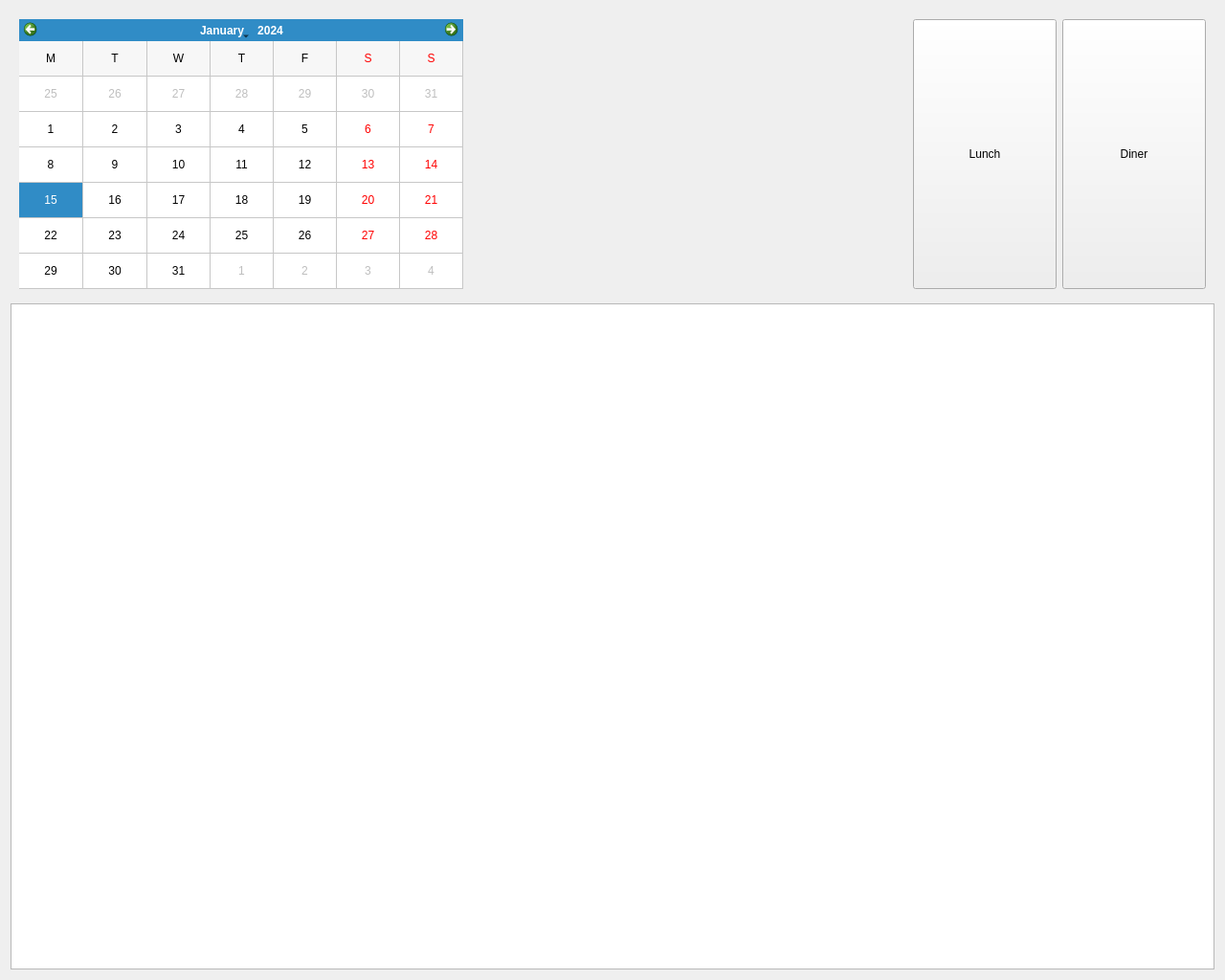
<?xml version="1.0" encoding="UTF-8"?>
<ui version="4.0">
 <class>AdminReservationsWindow</class>
 <widget class="QWidget" name="AdminReservationsWindow">
  <property name="geometry">
   <rect>
    <x>0</x>
    <y>0</y>
    <width>1280</width>
    <height>1024</height>
   </rect>
  </property>
  <property name="minimumSize">
   <size>
    <width>1280</width>
    <height>1024</height>
   </size>
  </property>
  <property name="maximumSize">
   <size>
    <width>1280</width>
    <height>1024</height>
   </size>
  </property>
  <property name="windowTitle">
   <string notr="true">Reservations</string>
  </property>
  <property name="styleSheet">
   <string notr="true"/>
  </property>
  <layout class="QVBoxLayout" name="verticalLayout">
   <item>
    <widget class="QWidget" name="searchWidget" native="true">
     <property name="minimumSize">
      <size>
       <width>0</width>
       <height>300</height>
      </size>
     </property>
     <property name="maximumSize">
      <size>
       <width>16777215</width>
       <height>300</height>
      </size>
     </property>
     <layout class="QHBoxLayout" name="horizontalLayout">
      <item>
       <widget class="QCalendarWidget" name="calendarWidget">
        <property name="minimumSize">
         <size>
          <width>0</width>
          <height>0</height>
         </size>
        </property>
        <property name="maximumSize">
         <size>
          <width>16777215</width>
          <height>16777215</height>
         </size>
        </property>
        <property name="gridVisible">
         <bool>true</bool>
        </property>
        <property name="horizontalHeaderFormat">
         <enum>QCalendarWidget::SingleLetterDayNames</enum>
        </property>
        <property name="verticalHeaderFormat">
         <enum>QCalendarWidget::NoVerticalHeader</enum>
        </property>
       </widget>
      </item>
      <item>
       <spacer name="horizontalSpacer">
        <property name="orientation">
         <enum>Qt::Horizontal</enum>
        </property>
        <property name="sizeHint" stdset="0">
         <size>
          <width>460</width>
          <height>20</height>
         </size>
        </property>
       </spacer>
      </item>
      <item>
       <widget class="QPushButton" name="lunchButton">
        <property name="sizePolicy">
         <sizepolicy hsizetype="Minimum" vsizetype="Expanding">
          <horstretch>0</horstretch>
          <verstretch>0</verstretch>
         </sizepolicy>
        </property>
        <property name="minimumSize">
         <size>
          <width>150</width>
          <height>0</height>
         </size>
        </property>
        <property name="maximumSize">
         <size>
          <width>150</width>
          <height>16777215</height>
         </size>
        </property>
        <property name="text">
         <string>Lunch</string>
        </property>
        <attribute name="buttonGroup">
         <string notr="true">reservationTypeButtonGroup</string>
        </attribute>
       </widget>
      </item>
      <item>
       <widget class="QPushButton" name="dinnerButton">
        <property name="sizePolicy">
         <sizepolicy hsizetype="Minimum" vsizetype="Expanding">
          <horstretch>0</horstretch>
          <verstretch>0</verstretch>
         </sizepolicy>
        </property>
        <property name="minimumSize">
         <size>
          <width>150</width>
          <height>0</height>
         </size>
        </property>
        <property name="maximumSize">
         <size>
          <width>150</width>
          <height>16777215</height>
         </size>
        </property>
        <property name="text">
         <string>Diner</string>
        </property>
        <attribute name="buttonGroup">
         <string notr="true">reservationTypeButtonGroup</string>
        </attribute>
       </widget>
      </item>
     </layout>
    </widget>
   </item>
   <item>
    <widget class="QTableWidget" name="tableReservationTableWidget">
     <property name="editTriggers">
      <set>QAbstractItemView::NoEditTriggers</set>
     </property>
     <property name="selectionMode">
      <enum>QAbstractItemView::NoSelection</enum>
     </property>
     <property name="selectionBehavior">
      <enum>QAbstractItemView::SelectRows</enum>
     </property>
     <attribute name="verticalHeaderVisible">
      <bool>false</bool>
     </attribute>
    </widget>
   </item>
  </layout>
 </widget>
 <resources/>
 <connections/>
 <buttongroups>
  <buttongroup name="reservationTypeButtonGroup"/>
 </buttongroups>
</ui>
